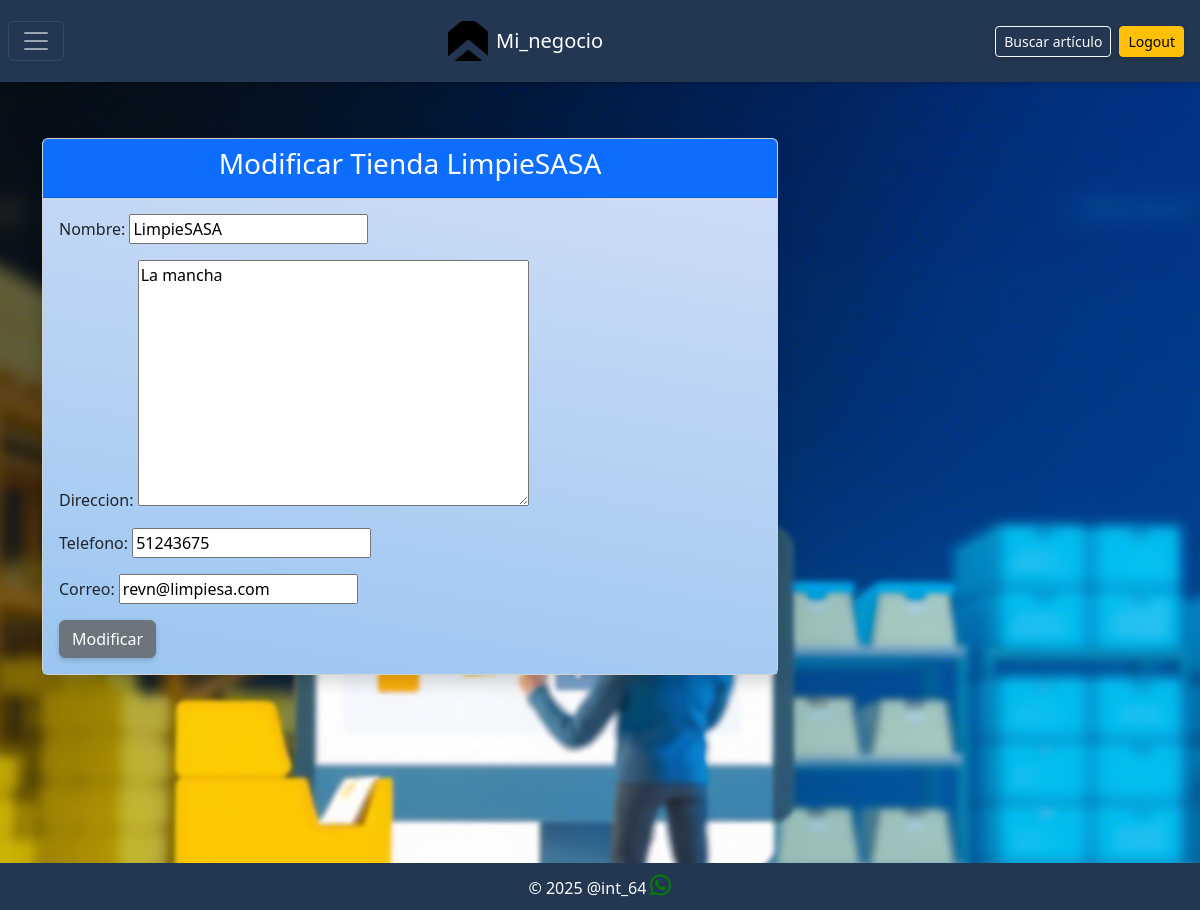
The page /Mi_negocio/modificar_tienda/LimpieSASA/ (signed in) on the database its author committed.
### Mi_negocio/models.py (models this page shows, shortened)
class Tienda(models.Model):
    nombre=models.CharField(max_length=64)
    direccion=models.TextField(max_length=200)
    telefono=models.CharField(max_length=12)
    propietario = models.ForeignKey(User, on_delete=models.CASCADE)
    correo=models.EmailField()

### Mi_negocio/views.py (the view)
# urls.py: path('modificar_tienda/<str:tienda_name>/', views.modificar_tienda, name='modificar_tienda'),
@login_required
def modificar_tienda(request, tienda_name):
    tienda = get_object_or_404(Tienda, nombre=tienda_name)
    if tienda.propietario != request.user:
        return redirect('index')  # Redirige a una página de error si no tiene permisos
    if request.method == 'POST':
        form = TiendaForm(request.POST, request.FILES, instance=tienda)
        if form.is_valid():
            form.save()  # Guarda los cambios en la base de datos
            return redirect('ver_tienda', tienda_name=tienda.nombre)  # Redirige a la vista del artículo modificado
    else:
        form = TiendaForm(instance=tienda)
    return render(request, 'Mi_negocio/modificar_tienda.html', {'form': form, 'tienda': tienda})

### Mi_negocio/forms.py
class TiendaForm(forms.ModelForm):
    class Meta:
        model=Tienda
        fields=['nombre','direccion','telefono','correo']

### Mi_negocio/templates/Mi_negocio/modificar_tienda.html
{% extends 'Mi_negocio/layout.html' %} {% block body %}
<div class="container mt-5">
  <div class="row">
    <div class="col-md-8">
      <div class="card shadow">
        <div class="card-header bg-primary text-white">
          <h3 class="card-title text-center">
            Modificar Tienda {{tienda.nombre}}
          </h3>
        </div>
        <div class="card-body">
          <form method="post">
            {% csrf_token %} {{ form.as_p }}
            <button type="submit" class="btn btn-secondary">Modificar</button>
          </form>
        </div>
      </div>
    </div>
  </div>
</div>
{% endblock %}

### Mi_negocio/static/Mi_negocio/style.css (style rules this page uses)
.card { transition: transform 0.3s ease, box-shadow 0.3s ease; box-shadow: 0 4px 8px rgba(0, 0, 0, 0.2); }
body { padding-top: 100px; background-color: #f0f0f0; background-image: url("../../static/Mi_negocio/background.png"); background-repeat: no-repeat; background-size: cover; background-position: center; margin: 0; font-family: Arial, sans-serif; }
.btn { box-shadow: 0 2px 5px rgba(0, 0, 0, 0.2); color: rgb(255, 255, 255); }
.card-body { border-color: transparent; background: linear-gradient(190deg, #cedcf7, #9ac6f1); }
.content { margin-top: 70px; padding: 20px; }

### rows shown on the page
Tienda: nombre "LimpieSASA", direccion "La mancha", telefono "51243675", correo "revn@limpiesa.com"
